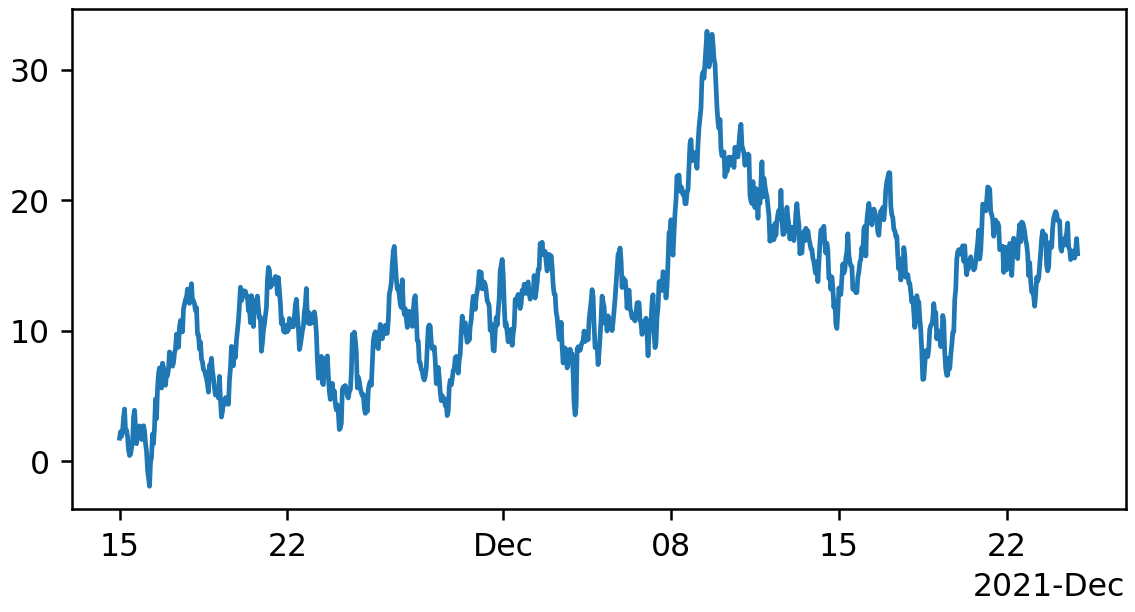

Here is the Python script that generated this plot:
import matplotlib as mpl
import matplotlib.pyplot as plt
import numpy as np

fig, ax = plt.subplots(figsize=(5, 2.7), layout='constrained')
dates = np.arange(np.datetime64('2021-11-15'), np.datetime64('2021-12-25'),
                  np.timedelta64(1, 'h'))
data = np.cumsum(np.random.randn(len(dates)))
ax.plot(dates, data)
cdf = mpl.dates.ConciseDateFormatter(ax.xaxis.get_major_locator())
ax.xaxis.set_major_formatter(cdf)
plt.show()
# plt.savefig("04-graphic_dates.png", dpi=227)
